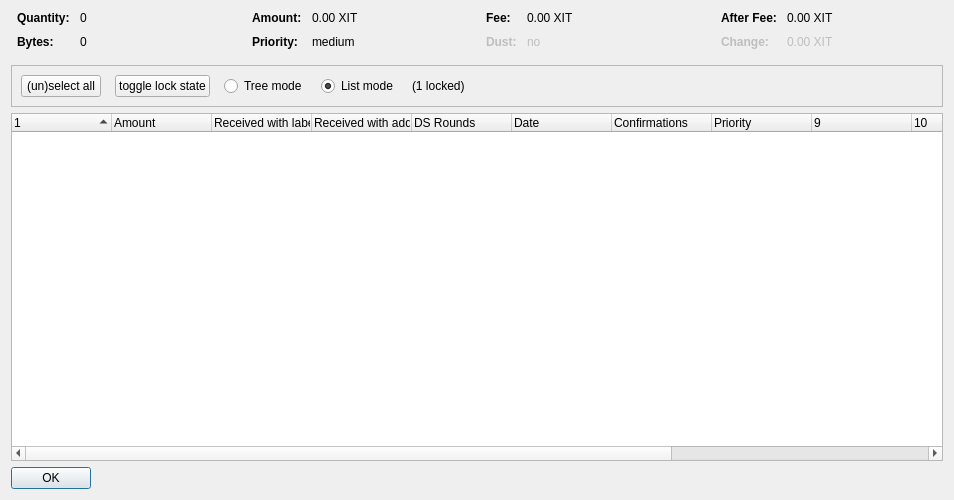
<?xml version="1.0" encoding="UTF-8"?>
<ui version="4.0">
 <class>CoinControlDialog</class>
 <widget class="QDialog" name="CoinControlDialog">
  <property name="geometry">
   <rect>
    <x>0</x>
    <y>0</y>
    <width>954</width>
    <height>500</height>
   </rect>
  </property>
  <property name="windowTitle">
   <string>Coin Selection</string>
  </property>
  <layout class="QVBoxLayout" name="verticalLayout">
   <item>
    <layout class="QHBoxLayout" name="horizontalLayoutTop" stretch="0,0,0,0">
     <property name="topMargin">
      <number>0</number>
     </property>
     <property name="bottomMargin">
      <number>10</number>
     </property>
     <item>
      <layout class="QFormLayout" name="formLayoutCoinControl1">
       <property name="horizontalSpacing">
        <number>10</number>
       </property>
       <property name="verticalSpacing">
        <number>10</number>
       </property>
       <property name="leftMargin">
        <number>6</number>
       </property>
       <property name="rightMargin">
        <number>6</number>
       </property>
       <item row="0" column="0">
        <widget class="QLabel" name="labelCoinControlQuantityText">
         <property name="font">
          <font>
           <weight>75</weight>
           <bold>true</bold>
          </font>
         </property>
         <property name="text">
          <string>Quantity:</string>
         </property>
        </widget>
       </item>
       <item row="0" column="1">
        <widget class="QLabel" name="labelCoinControlQuantity">
         <property name="cursor">
          <cursorShape>IBeamCursor</cursorShape>
         </property>
         <property name="contextMenuPolicy">
          <enum>Qt::ActionsContextMenu</enum>
         </property>
         <property name="text">
          <string notr="true">0</string>
         </property>
         <property name="textInteractionFlags">
          <set>Qt::LinksAccessibleByMouse|Qt::TextSelectableByKeyboard|Qt::TextSelectableByMouse</set>
         </property>
        </widget>
       </item>
       <item row="1" column="0">
        <widget class="QLabel" name="labelCoinControlBytesText">
         <property name="font">
          <font>
           <weight>75</weight>
           <bold>true</bold>
          </font>
         </property>
         <property name="text">
          <string>Bytes:</string>
         </property>
        </widget>
       </item>
       <item row="1" column="1">
        <widget class="QLabel" name="labelCoinControlBytes">
         <property name="cursor">
          <cursorShape>IBeamCursor</cursorShape>
         </property>
         <property name="contextMenuPolicy">
          <enum>Qt::ActionsContextMenu</enum>
         </property>
         <property name="text">
          <string notr="true">0</string>
         </property>
         <property name="textInteractionFlags">
          <set>Qt::LinksAccessibleByMouse|Qt::TextSelectableByKeyboard|Qt::TextSelectableByMouse</set>
         </property>
        </widget>
       </item>
      </layout>
     </item>
     <item>
      <layout class="QFormLayout" name="formLayoutCoinControl2">
       <property name="horizontalSpacing">
        <number>10</number>
       </property>
       <property name="verticalSpacing">
        <number>10</number>
       </property>
       <property name="leftMargin">
        <number>6</number>
       </property>
       <property name="rightMargin">
        <number>6</number>
       </property>
       <item row="0" column="0">
        <widget class="QLabel" name="labelCoinControlAmountText">
         <property name="font">
          <font>
           <weight>75</weight>
           <bold>true</bold>
          </font>
         </property>
         <property name="text">
          <string>Amount:</string>
         </property>
        </widget>
       </item>
       <item row="0" column="1">
        <widget class="QLabel" name="labelCoinControlAmount">
         <property name="cursor">
          <cursorShape>IBeamCursor</cursorShape>
         </property>
         <property name="contextMenuPolicy">
          <enum>Qt::ActionsContextMenu</enum>
         </property>
         <property name="text">
          <string notr="true">0.00 XIT</string>
         </property>
         <property name="textInteractionFlags">
          <set>Qt::LinksAccessibleByMouse|Qt::TextSelectableByKeyboard|Qt::TextSelectableByMouse</set>
         </property>
        </widget>
       </item>
       <item row="1" column="0">
        <widget class="QLabel" name="labelCoinControlPriorityText">
         <property name="font">
          <font>
           <weight>75</weight>
           <bold>true</bold>
          </font>
         </property>
         <property name="text">
          <string>Priority:</string>
         </property>
        </widget>
       </item>
       <item row="1" column="1">
        <widget class="QLabel" name="labelCoinControlPriority">
         <property name="cursor">
          <cursorShape>IBeamCursor</cursorShape>
         </property>
         <property name="contextMenuPolicy">
          <enum>Qt::ActionsContextMenu</enum>
         </property>
         <property name="text">
          <string>medium</string>
         </property>
         <property name="textInteractionFlags">
          <set>Qt::LinksAccessibleByMouse|Qt::TextSelectableByKeyboard|Qt::TextSelectableByMouse</set>
         </property>
        </widget>
       </item>
      </layout>
     </item>
     <item>
      <layout class="QFormLayout" name="formLayoutCoinControl3">
       <property name="horizontalSpacing">
        <number>10</number>
       </property>
       <property name="verticalSpacing">
        <number>10</number>
       </property>
       <property name="leftMargin">
        <number>6</number>
       </property>
       <property name="rightMargin">
        <number>6</number>
       </property>
       <item row="0" column="0">
        <widget class="QLabel" name="labelCoinControlFeeText">
         <property name="font">
          <font>
           <weight>75</weight>
           <bold>true</bold>
          </font>
         </property>
         <property name="text">
          <string>Fee:</string>
         </property>
        </widget>
       </item>
       <item row="0" column="1">
        <widget class="QLabel" name="labelCoinControlFee">
         <property name="cursor">
          <cursorShape>IBeamCursor</cursorShape>
         </property>
         <property name="contextMenuPolicy">
          <enum>Qt::ActionsContextMenu</enum>
         </property>
         <property name="text">
          <string notr="true">0.00 XIT</string>
         </property>
         <property name="textInteractionFlags">
          <set>Qt::LinksAccessibleByMouse|Qt::TextSelectableByKeyboard|Qt::TextSelectableByMouse</set>
         </property>
        </widget>
       </item>
       <item row="1" column="0">
        <widget class="QLabel" name="labelCoinControlLowOutputText">
         <property name="enabled">
          <bool>false</bool>
         </property>
         <property name="font">
          <font>
           <weight>75</weight>
           <bold>true</bold>
          </font>
         </property>
         <property name="text">
          <string>Dust:</string>
         </property>
        </widget>
       </item>
       <item row="1" column="1">
        <widget class="QLabel" name="labelCoinControlLowOutput">
         <property name="enabled">
          <bool>false</bool>
         </property>
         <property name="cursor">
          <cursorShape>IBeamCursor</cursorShape>
         </property>
         <property name="contextMenuPolicy">
          <enum>Qt::ActionsContextMenu</enum>
         </property>
         <property name="text">
          <string>no</string>
         </property>
         <property name="textInteractionFlags">
          <set>Qt::LinksAccessibleByMouse|Qt::TextSelectableByKeyboard|Qt::TextSelectableByMouse</set>
         </property>
        </widget>
       </item>
      </layout>
     </item>
     <item>
      <layout class="QFormLayout" name="formLayoutCoinControl4">
       <property name="horizontalSpacing">
        <number>10</number>
       </property>
       <property name="verticalSpacing">
        <number>10</number>
       </property>
       <property name="leftMargin">
        <number>6</number>
       </property>
       <property name="rightMargin">
        <number>6</number>
       </property>
       <item row="0" column="0">
        <widget class="QLabel" name="labelCoinControlAfterFeeText">
         <property name="font">
          <font>
           <weight>75</weight>
           <bold>true</bold>
          </font>
         </property>
         <property name="text">
          <string>After Fee:</string>
         </property>
        </widget>
       </item>
       <item row="0" column="1">
        <widget class="QLabel" name="labelCoinControlAfterFee">
         <property name="cursor">
          <cursorShape>IBeamCursor</cursorShape>
         </property>
         <property name="contextMenuPolicy">
          <enum>Qt::ActionsContextMenu</enum>
         </property>
         <property name="text">
          <string notr="true">0.00 XIT</string>
         </property>
         <property name="textInteractionFlags">
          <set>Qt::LinksAccessibleByMouse|Qt::TextSelectableByKeyboard|Qt::TextSelectableByMouse</set>
         </property>
        </widget>
       </item>
       <item row="1" column="0">
        <widget class="QLabel" name="labelCoinControlChangeText">
         <property name="enabled">
          <bool>false</bool>
         </property>
         <property name="font">
          <font>
           <weight>75</weight>
           <bold>true</bold>
          </font>
         </property>
         <property name="text">
          <string>Change:</string>
         </property>
        </widget>
       </item>
       <item row="1" column="1">
        <widget class="QLabel" name="labelCoinControlChange">
         <property name="enabled">
          <bool>false</bool>
         </property>
         <property name="cursor">
          <cursorShape>IBeamCursor</cursorShape>
         </property>
         <property name="contextMenuPolicy">
          <enum>Qt::ActionsContextMenu</enum>
         </property>
         <property name="text">
          <string notr="true">0.00 XIT</string>
         </property>
         <property name="textInteractionFlags">
          <set>Qt::LinksAccessibleByMouse|Qt::TextSelectableByKeyboard|Qt::TextSelectableByMouse</set>
         </property>
        </widget>
       </item>
      </layout>
     </item>
    </layout>
   </item>
   <item>
    <widget class="QFrame" name="frame">
     <property name="minimumSize">
      <size>
       <width>0</width>
       <height>40</height>
      </size>
     </property>
     <property name="frameShape">
      <enum>QFrame::StyledPanel</enum>
     </property>
     <property name="frameShadow">
      <enum>QFrame::Sunken</enum>
     </property>
     <layout class="QHBoxLayout" name="horizontalLayout">
      <item>
       <layout class="QHBoxLayout" name="horizontalLayoutPanel" stretch="0,0,0,0,0,0">
        <property name="spacing">
         <number>14</number>
        </property>
        <item>
         <widget class="QPushButton" name="pushButtonSelectAll">
          <property name="sizePolicy">
           <sizepolicy hsizetype="Maximum" vsizetype="Fixed">
            <horstretch>0</horstretch>
            <verstretch>0</verstretch>
           </sizepolicy>
          </property>
          <property name="text">
           <string>(un)select all</string>
          </property>
          <property name="autoDefault">
           <bool>false</bool>
          </property>
         </widget>
        </item>
        <item>
         <widget class="QPushButton" name="pushButtonToggleLock">
          <property name="sizePolicy">
           <sizepolicy hsizetype="Maximum" vsizetype="Fixed">
            <horstretch>0</horstretch>
            <verstretch>0</verstretch>
           </sizepolicy>
          </property>
          <property name="text">
           <string>toggle lock state</string>
          </property>
          <property name="autoDefault">
           <bool>false</bool>
          </property>
         </widget>
        </item>
        <item>
         <widget class="QRadioButton" name="radioTreeMode">
          <property name="sizePolicy">
           <sizepolicy hsizetype="Maximum" vsizetype="Fixed">
            <horstretch>0</horstretch>
            <verstretch>0</verstretch>
           </sizepolicy>
          </property>
          <property name="text">
           <string>Tree mode</string>
          </property>
         </widget>
        </item>
        <item>
         <widget class="QRadioButton" name="radioListMode">
          <property name="sizePolicy">
           <sizepolicy hsizetype="Maximum" vsizetype="Fixed">
            <horstretch>0</horstretch>
            <verstretch>0</verstretch>
           </sizepolicy>
          </property>
          <property name="text">
           <string>List mode</string>
          </property>
          <property name="checked">
           <bool>true</bool>
          </property>
         </widget>
        </item>
        <item>
         <widget class="QLabel" name="labelLocked">
          <property name="text">
           <string>(1 locked)</string>
          </property>
         </widget>
        </item>
        <item>
         <spacer name="horizontalSpacer">
          <property name="orientation">
           <enum>Qt::Horizontal</enum>
          </property>
          <property name="sizeHint" stdset="0">
           <size>
            <width>40</width>
            <height>20</height>
           </size>
          </property>
         </spacer>
        </item>
       </layout>
      </item>
     </layout>
    </widget>
   </item>
   <item>
    <widget class="CoinControlTreeWidget" name="treeWidget">
     <property name="contextMenuPolicy">
      <enum>Qt::CustomContextMenu</enum>
     </property>
     <property name="sortingEnabled">
      <bool>false</bool>
     </property>
     <property name="columnCount">
      <number>13</number>
     </property>
     <attribute name="headerShowSortIndicator" stdset="0">
      <bool>true</bool>
     </attribute>
     <attribute name="headerStretchLastSection">
      <bool>false</bool>
     </attribute>
     <column>
      <property name="text">
       <string/>
      </property>
     </column>
     <column>
      <property name="text">
       <string>Amount</string>
      </property>
     </column>
     <column>
      <property name="text">
       <string>Received with label</string>
      </property>
     </column>
     <column>
      <property name="text">
       <string>Received with address</string>
      </property>
     </column>
     <column>
      <property name="text">
       <string>DS Rounds</string>
      </property>
     </column>
     <column>
      <property name="text">
       <string>Date</string>
      </property>
     </column>
     <column>
      <property name="text">
       <string>Confirmations</string>
      </property>
      <property name="toolTip">
       <string>Confirmed</string>
      </property>
     </column>
     <column>
      <property name="text">
       <string>Priority</string>
      </property>
     </column>
     <column>
      <property name="text">
       <string/>
      </property>
     </column>
     <column>
      <property name="text">
       <string/>
      </property>
     </column>
     <column>
      <property name="text">
       <string/>
      </property>
     </column>
     <column>
      <property name="text">
       <string/>
      </property>
     </column>
     <column>
      <property name="text">
       <string/>
      </property>
     </column>
    </widget>
   </item>
   <item>
    <widget class="QDialogButtonBox" name="buttonBox">
     <property name="sizePolicy">
      <sizepolicy hsizetype="Maximum" vsizetype="Fixed">
       <horstretch>0</horstretch>
       <verstretch>0</verstretch>
      </sizepolicy>
     </property>
     <property name="orientation">
      <enum>Qt::Horizontal</enum>
     </property>
     <property name="standardButtons">
      <set>QDialogButtonBox::Ok</set>
     </property>
    </widget>
   </item>
  </layout>
 </widget>
 <customwidgets>
  <customwidget>
   <class>CoinControlTreeWidget</class>
   <extends>QTreeWidget</extends>
   <header>coincontroltreewidget.h</header>
  </customwidget>
 </customwidgets>
 <resources/>
 <connections/>
</ui>
